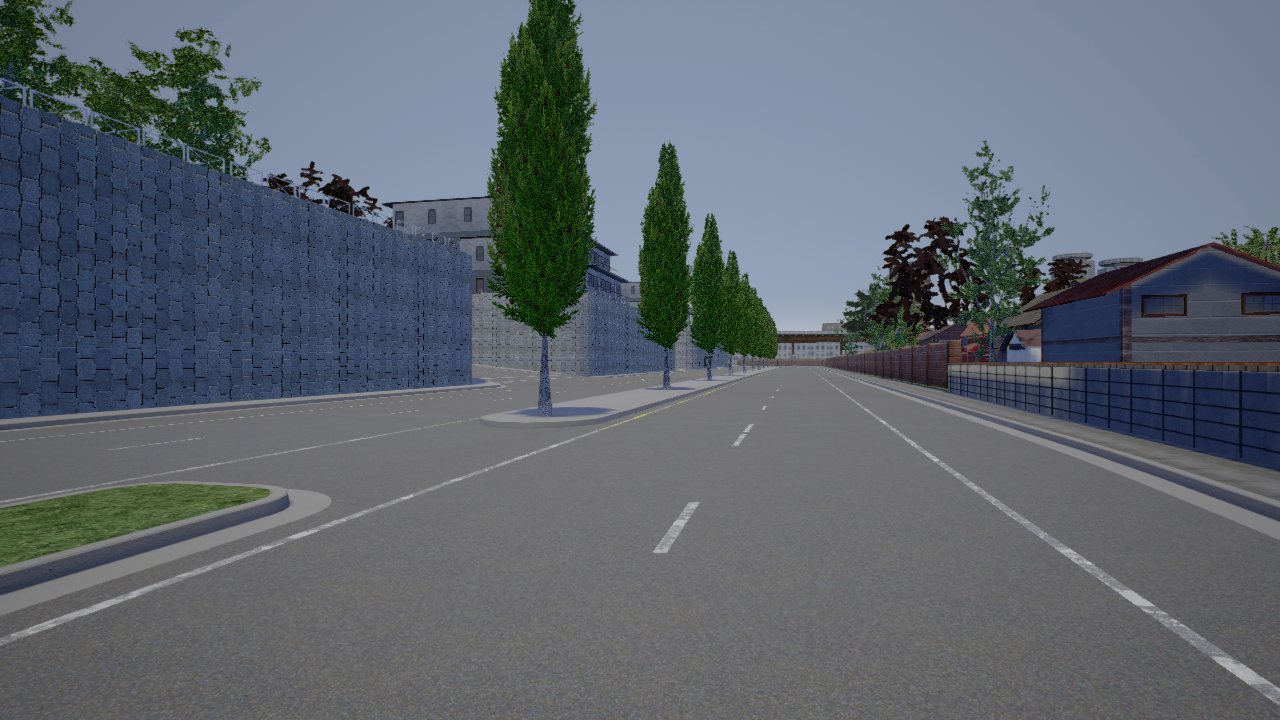
#> input picture data/00002492.png, 1280 x 720 px; its folder holds only this picture in this run
$ python lane_detection_canny.py
#> lines starting #> are read from the running program, lines starting #| are printed output that depends on the picture; after the words box and inside, x2 and y2 are one past the last pixel; in counts of white or black regions, pixels touching at a corner belong together
import cv2
import glob
import math
import numpy as np
import matplotlib.pyplot as plt


cv_show = False
show_plot = False
view_points = False
img = []

def preprocess(image):
    image = cv2.imread(image) #convert image to numpy array of shape (h,w,c) -->here c is rgb values
    scaled = cv2.cvtColor(image, cv2.COLOR_BGR2GRAY) #convert rgb image to gray scale (h,w) (rgb 24 bits to 8 bits)
    #scaled = cv2.cvtColor(image, cv2.COLOR_RGB2HSV)
    return scaled

# [7 lines left out: function blur, not called in this run]

def gaussian_blur_func(image):
    blur = cv2.GaussianBlur(image, (5, 5), 0) #here (5,5) is size of the kernel, can be odd and positive
    return blur


# [38 lines left out: functions auto_canny, show_images, not called in this run]


def region_of_interest(img, vertices):
    """
    Applies an image mask.

    Only keeps the region of the image defined by the polygon
    formed from `vertices`. The rest of the image is set to black.
    """
    # defining a blank mask to start with
    mask = np.zeros_like(img)

    # defining a 3 channel or 1 channel color to fill the mask with depending on the input image
    if len(img.shape) > 2:
        channel_count = img.shape[2]  # i.e. 3 or 4 depending on your image
        ignore_mask_color = (255,) * channel_count
    else:
        ignore_mask_color = 255

    # filling pixels inside the polygon defined by "vertices" with the fill color
    cv2.fillPoly(mask, vertices, ignore_mask_color)

    # returning the image only where mask pixels are nonzero
    masked_image = cv2.bitwise_and(img, mask)
    return masked_image


def draw_lines(img, lines, color=[200, 0, 0], thickness=10):
    """
    NOTE: this is the function you might want to use as a starting point once you want to
    average/extrapolate the line segments you detect to map out the full
    extent of the lane (going from the result shown in raw-lines-example.mp4
    to that shown in P1_example.mp4).

    Think about things like separating line segments by their
    slope ((y2-y1)/(x2-x1)) to decide which segments are part of the left
    line vs. the right line.  Then, you can average the position of each of
    the lines and extrapolate to the top and bottom of the lane.

    This function draws `lines` with `color` and `thickness`.
    Lines are drawn on the image inplace (mutates the image).
    If you want to make the lines semi-transparent, think about combining
    this function with the weighted_img() function below
    """
    x_left = []
    y_left = []
    x_right = []
    y_right = []
    imshape = image.shape
    ysize = imshape[0]
    ytop = int(0.6 * ysize)  # need y coordinates of the top and bottom of left and right lane
    ybtm = int(ysize)  # to calculate x values once a line is found

    for line in lines:
        for x1, y1, x2, y2 in line:
            slope = float(((y2 - y1) / (x2 - x1)))
            if (slope > 0.5):  # if the line slope is greater than tan(26.52 deg), it is the left line
                x_left.append(x1)
                x_left.append(x2)
                y_left.append(y1)
                y_left.append(y2)
            if (slope < -0.5):  # if the line slope is less than tan(153.48 deg), it is the right line
                x_right.append(x1)
                x_right.append(x2)
                y_right.append(y1)
                y_right.append(y2)
    # only execute if there are points found that meet criteria, this eliminates borderline cases i.e. rogue frames
    if (x_left != []) & (x_right != []) & (y_left != []) & (y_right != []):
        left_line_coeffs = np.polyfit(x_left, y_left, 1)
        left_xtop = int((ytop - left_line_coeffs[1]) / left_line_coeffs[0])
        left_xbtm = int((ybtm - left_line_coeffs[1]) / left_line_coeffs[0])
        right_line_coeffs = np.polyfit(x_right, y_right, 1)
        right_xtop = int((ytop - right_line_coeffs[1]) / right_line_coeffs[0])
        right_xbtm = int((ybtm - right_line_coeffs[1]) / right_line_coeffs[0])
        cv2.line(img, (left_xtop, ytop), (left_xbtm, ybtm), color, thickness)
        cv2.line(img, (right_xtop, ytop), (right_xbtm, ybtm), color, thickness)


def hough_lines(img, rho, theta, threshold, min_line_len, max_line_gap):
    """
    `img` should be the output of a Canny transform.

    Returns an image with hough lines drawn.
    """
    lines = cv2.HoughLinesP(img, rho, theta, threshold, np.array([]), minLineLength=min_line_len,
                            maxLineGap=max_line_gap)
    line_img = np.zeros((img.shape[0], img.shape[1], 3), dtype=np.uint8)
    draw_lines(line_img, lines)
    return line_img


if __name__ == '__main__':
    n = 0
    images = glob.glob('./data/*.png') # return list of all the images in folder data
    #to find lanes for all images
    for i in images:
        image = cv2.imread(i)
#> image is the input picture: shape (720, 1280, 3); mean B, G, R 111.9, 103.3, 95.5
        #image = cv2.imread(images[0])
        #img.append(image)
        gray_image = preprocess(images[0]) # to read only first image
#> in preprocess, `scaled = cv2.cvtColor(image, cv2.COLOR_BGR2GRAY)`:
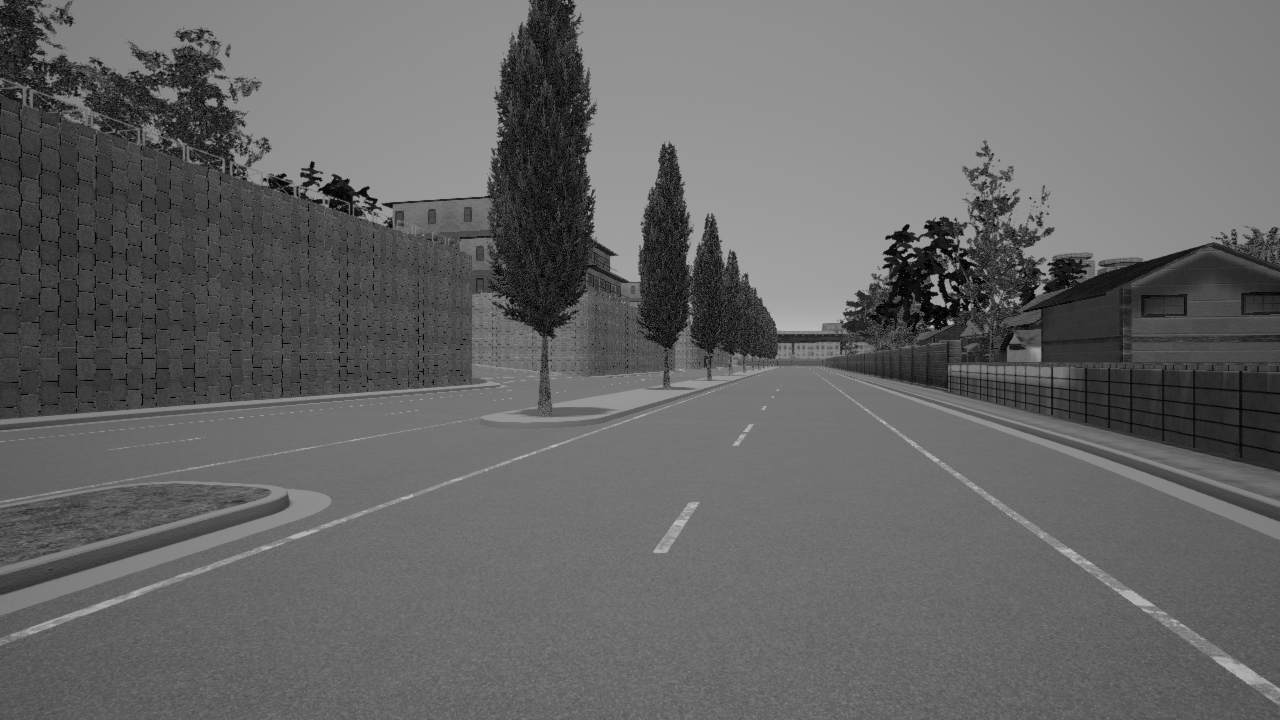
#> scaled: shape (720, 1280); min 0, max 192, mean 101.9
        img.append(gray_image)
        gausian_blur = gaussian_blur_func(gray_image)
        img.append(gausian_blur)
        edge_canny = cv2.Canny(gausian_blur, 10, 200)
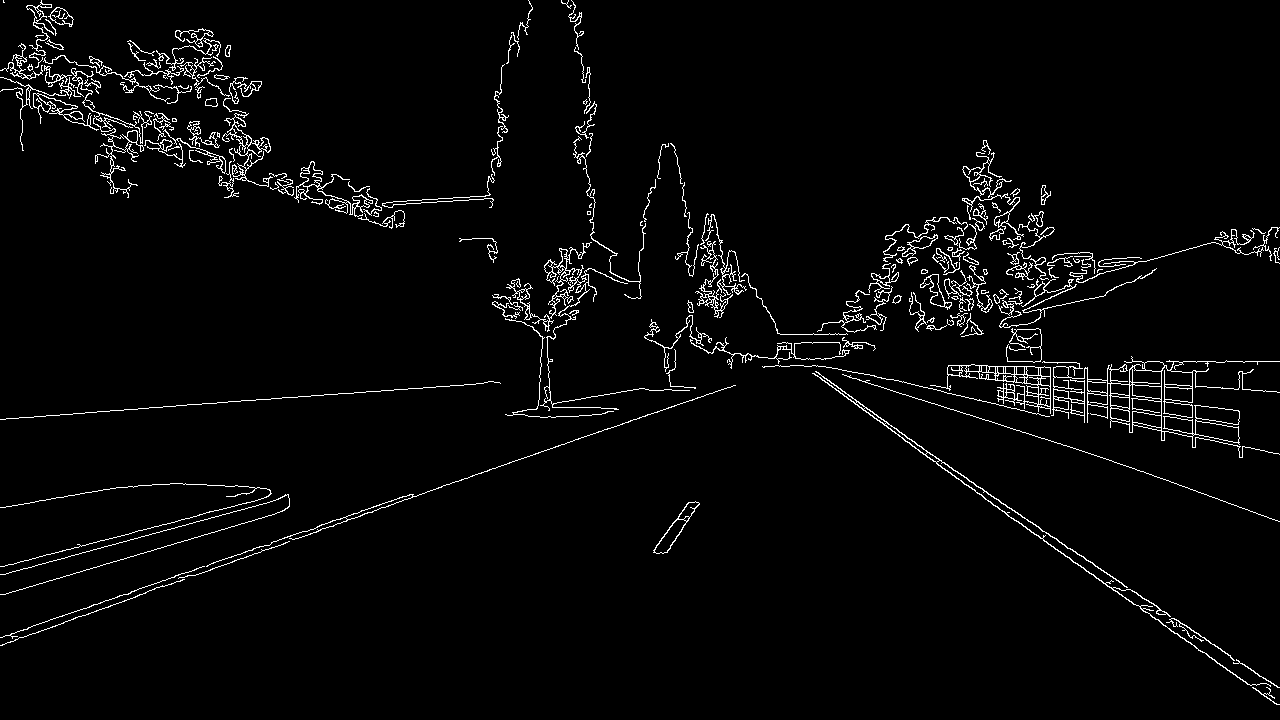
#> edge_canny: shape (720, 1280); 3% white in thin lines or dots
        img.append(edge_canny)
        #edge_canny = auto_canny(gausian_blur)
        imshape = image.shape
#> imshape = (720, 1280, 3)
        xsize = imshape[1]
#> xsize = 1280
        ysize = imshape[0]
#> ysize = 720
        vertices = np.array([[(0*xsize,ysize),(0 * xsize, 0.75* ysize), (0.5 * xsize, 0.5 * ysize), (0.65* xsize, 0.5 * ysize), (1*xsize, 0.75*ysize), (xsize, ysize)]], dtype=np.int32)  #

        if view_points:
            a = plt.imshow(image)
            plt.scatter(0*xsize,ysize)
            plt.scatter(0*xsize, 0.75*ysize)
            plt.scatter(0.5 * xsize, 0.5 * ysize)
            plt.scatter(0.65 * xsize, 0.5 * ysize)
            plt.scatter(1*xsize, 0.75*ysize)
            plt.scatter(xsize, ysize)
            plt.show()

        masked_image = region_of_interest(edge_canny,vertices)
#> in region_of_interest, `cv2.fillPoly(mask, vertices, ignore_mask_color)`: mask: shape (720, 1280); 39.4% white; 1 white region, box (x1, y1, x2, y2) and area: (0, 360, 1280, 720) 362780
#> in region_of_interest, `masked_image = cv2.bitwise_and(img, mask)`:
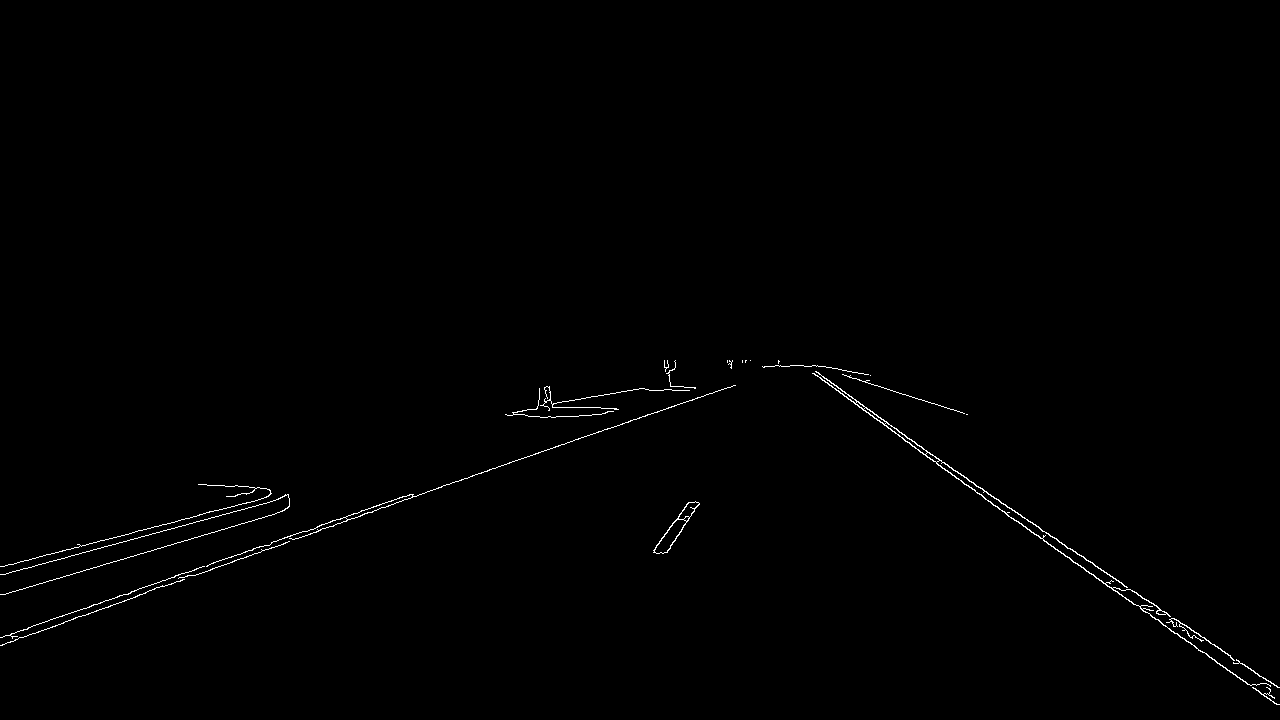
#> masked_image: shape (720, 1280); 0.54% white in thin lines or dots, all inside (x1, y1, x2, y2) = (0, 360, 1280, 705)
        img.append(masked_image)
        line_image = hough_lines(masked_image, 1, np.pi/180, 20, 40, 25)
#> in hough_lines, `lines = cv2.HoughLinesP(img, rho, theta, threshold, np.array([]), minL..`: lines = 43 rows, first 6: [829, 385, 1266, 680], [985, 499, 1278, 704], [800, 365, 982, 488], [412, 496, 734, 385], [1, 574, 288, 497], [949, 467, 1180, 623]
#> the loop in draw_lines, `for line in lines:` made 43 passes
#> line on passes 1 to 12: [[829, 385, 1266, 680]], [[985, 499, 1278, 704]], [[800, 365, 982, 488]], [[412, 496, 734, 385]], [[1, 574, 288, 497]], [[949, 467, 1180, 623]], [[89, 569, 284, 510]], [[93, 604, 413, 494]], [[3, 566, 214, 510]], [[1, 645, 381, 507]], [[956, 478, 1214, 659]], [[859, 407, 935, 461]]
#> after the loop in draw_lines, `for line in lines:`: x_left = 28 values, max 1279 at index 27, min 800 at index 4, mean 1031.9; x_right = [654, 689, 665, 699, 655, 687]; y_left = 28 values, max 704 at index 3, min 365 at index 4, mean 526.4; y_right = [550, 502, 552, 503, 547, 503]
#> in draw_lines, `left_line_coeffs = np.polyfit(x_left, y_left, 1)`: left_line_coeffs = [0.693, -188.3]
#> in draw_lines, `left_xtop = int((ytop - left_line_coeffs[1]) / left_line_coeffs[0])`: left_xtop = 895
#> in draw_lines, `left_xbtm = int((ybtm - left_line_coeffs[1]) / left_line_coeffs[0])`: left_xbtm = 1311
#> in draw_lines, `right_line_coeffs = np.polyfit(x_right, y_right, 1)`: right_line_coeffs = [-1.26, 1379.4]
#> in draw_lines, `right_xtop = int((ytop - right_line_coeffs[1]) / right_line_coeffs[0])`: right_xtop = 749
#> in draw_lines, `right_xbtm = int((ybtm - right_line_coeffs[1]) / right_line_coeffs[0])`: right_xbtm = 521
#> in draw_lines, `cv2.line(img, (right_xtop, ytop), (right_xbtm, ybtm), color, thickness)`: img: shape (720, 1280, 3); mean of channels 0, 1, 2 2, 0, 0
        img.append(line_image)
        lane_image = cv2.addWeighted(image, 0.8,line_image, 1., 0.)
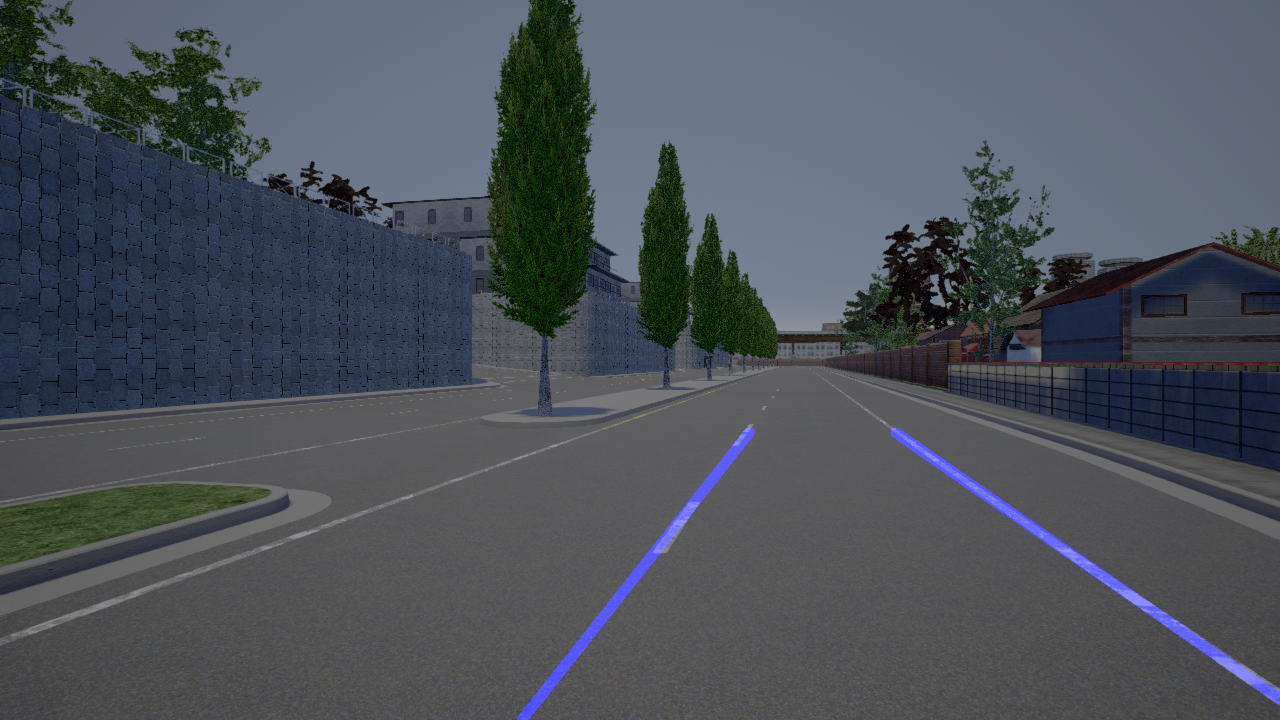
#> lane_image: shape (720, 1280, 3); mean B, G, R 91, 82.6, 76.3
        img.append(lane_image)

        #to see final image with lanes
        cv2.imwrite('_out/%02d.png' %n, lane_image)
        cv2.imshow('lane',lane_image)
        cv2.waitKey(0)
        cv2.destroyAllWindows()
        n+=1

        if cv_show:
            for im in img:
                cv2.imshow('Images', im)
                cv2.waitKey(0)
                cv2.destroyAllWindows()

        if show_plot:
            show_images(img)
